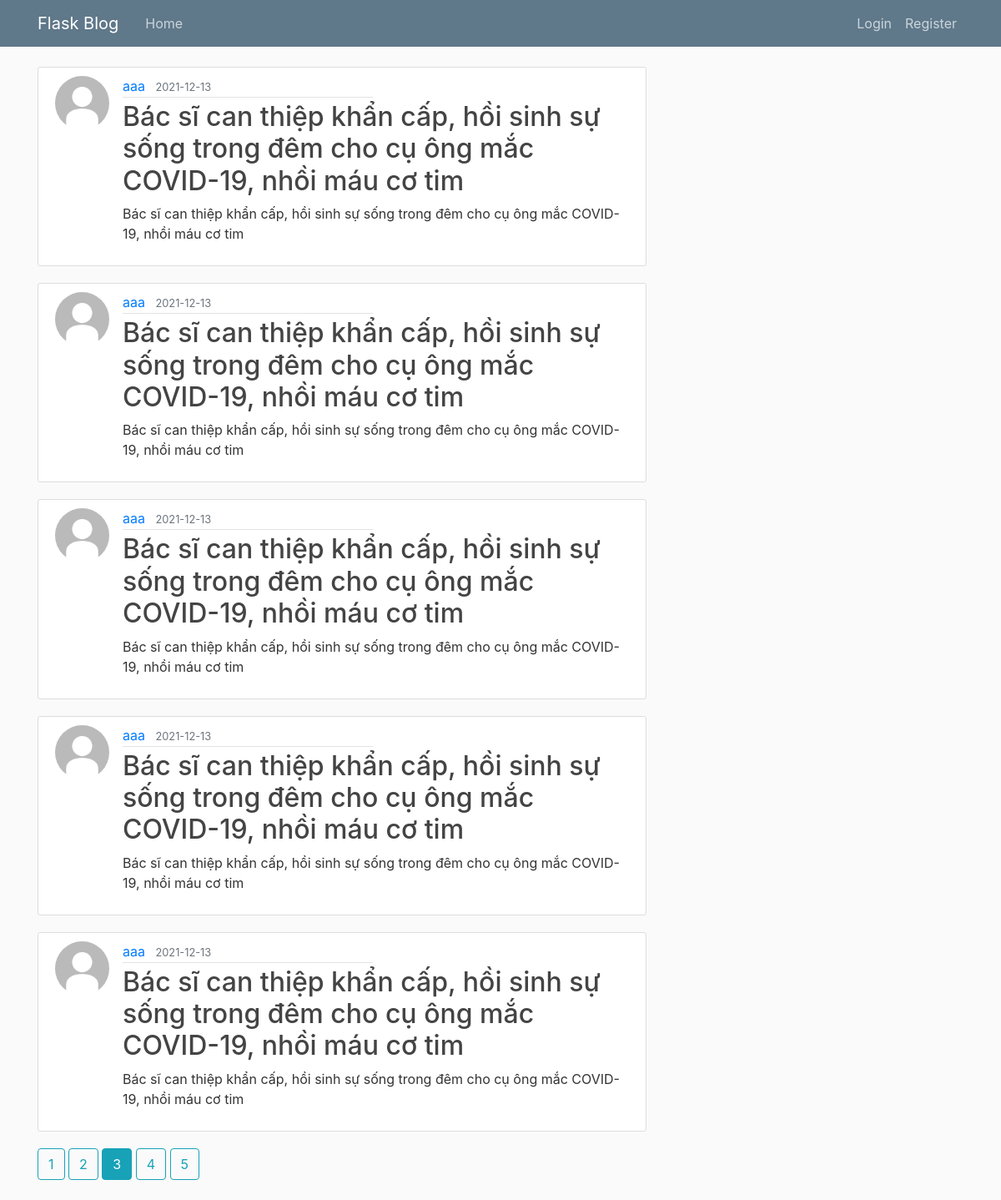
Screenshot of /home?page=3 with the database file from the repository.
### flaskblog/models.py (models this page shows, shortened)
class Post(db.Model):
    id = db.Column(db.Integer, primary_key=True)
    title = db.Column(db.String(100), nullable=False)
    date_posted = db.Column(db.DateTime, nullable=False, default=datetime.utcnow)
    content = db.Column(db.Text, nullable=False)
    user_id = db.Column(db.Integer, db.ForeignKey('user.id'), nullable=False)

class User(db.Model, UserMixin):
    id = db.Column(db.Integer, primary_key=True)
    username = db.Column(db.String(20), unique=True, nullable=False)
    email = db.Column(db.String(120), unique=True, nullable=False)
    image_file = db.Column(db.String(20), nullable=False, default='default.jpg')
    password = db.Column(db.String(60), nullable=False)
    posts = db.relationship('Post', backref='author', lazy=True)
    comments = db.relationship('Comment', backref='author', lazy="dynamic")

### flaskblog/routes.py (the view)
@app.route('/')
@app.route('/home',methods=['GET', 'POST'])
def home():
    page = request.args.get('page',1,type=int)
    posts = Post.query.order_by(Post.date_posted.desc()).paginate(page = page,per_page=5)
    return render_template('home.html', posts=posts)

### flaskblog/templates/home.html
{% extends "layout.html" %}
{% block content %}
    {% for post in posts.items %}
        <article class="media content-section">
          <img class="rounded-circle article-img" src="{{ url_for('static', filename='profile_pics/' + post.author.image_file) }}">
          <div class="media-body">
            <div class="article-metadata">
              <a class="mr-2" href="{{ url_for('user_posts', username=post.author.username) }}">{{ post.author.username }}</a>
              <small class="text-muted">{{ post.date_posted.strftime('%Y-%m-%d') }}</small>
            </div>
            <h2><a class="article-title" href="{{ url_for('post', post_id=post.id) }}">{{ post.title }}</a></h2>
            <p class="article-content">{{ post.content }}</p>
          </div>
        </article>
    {% endfor %}
    {% for page_num in posts.iter_pages(left_edge=1,right_edge=1,left_current=1,right_current=2) %}
    {% if page_num %}
      {% if posts.page == page_num %}
    <a  class="btn btn-info  mb-4" href="{{ url_for('home',page=page_num) }}">{{ page_num }} </a>
      {% else %}
      <a  class="btn btn-outline-info  mb-4" href="{{ url_for('home',page=page_num) }}">{{ page_num }} </a>
      {% endif %}
    {% else %}
    ...
    {% endif %}
    {% endfor %}
{% endblock content %}

### flaskblog/static/main.css (style rules this page uses)
body { background: #fafafa; color: #333333; margin-top: 5rem; }
a { text-decoration: none; }
h1, h2, h3, h4, h5, h6 { color: #444444; }
.content-section { background: #ffffff; padding: 10px 20px; border: 1px solid #dddddd; border-radius: 3px; margin-bottom: 20px; }
.article-title { color: #444444; }
.article-content { white-space: pre-line; }
.article-img { height: 65px; width: 65px; margin-right: 16px; }
.article-metadata { padding-bottom: 1px; margin-bottom: 4px; width: 300px; border-bottom: 1px solid #e3e3e3 }

### rows the page displays
Post: image_file (placeholder picture), author.username "aaa", date_posted "2021-12-13", title "Bác sĩ can thiệp khẩn cấp, hồi sinh sự sống trong đêm cho cụ ông mắc COVID-19, nhồi máu cơ tim", content "Bác sĩ can thiệp khẩn cấp, hồi sinh sự sống trong đêm cho cụ ông mắc COVID-19, nhồi máu cơ tim"
Post: image_file (placeholder picture), author.username "aaa", date_posted "2021-12-13", title "Bác sĩ can thiệp khẩn cấp, hồi sinh sự sống trong đêm cho cụ ông mắc COVID-19, nhồi máu cơ tim", content "Bác sĩ can thiệp khẩn cấp, hồi sinh sự sống trong đêm cho cụ ông mắc COVID-19, nhồi máu cơ tim"
Post: image_file (placeholder picture), author.username "aaa", date_posted "2021-12-13", title "Bác sĩ can thiệp khẩn cấp, hồi sinh sự sống trong đêm cho cụ ông mắc COVID-19, nhồi máu cơ tim", content "Bác sĩ can thiệp khẩn cấp, hồi sinh sự sống trong đêm cho cụ ông mắc COVID-19, nhồi máu cơ tim"
Post: image_file (placeholder picture), author.username "aaa", date_posted "2021-12-13", title "Bác sĩ can thiệp khẩn cấp, hồi sinh sự sống trong đêm cho cụ ông mắc COVID-19, nhồi máu cơ tim", content "Bác sĩ can thiệp khẩn cấp, hồi sinh sự sống trong đêm cho cụ ông mắc COVID-19, nhồi máu cơ tim"
Post: image_file (placeholder picture), author.username "aaa", date_posted "2021-12-13", title "Bác sĩ can thiệp khẩn cấp, hồi sinh sự sống trong đêm cho cụ ông mắc COVID-19, nhồi máu cơ tim", content "Bác sĩ can thiệp khẩn cấp, hồi sinh sự sống trong đêm cho cụ ông mắc COVID-19, nhồi máu cơ tim"

### other values shown
{{ page_num }} "1" "2" "4" "5"
{{ page_num }} "3"
